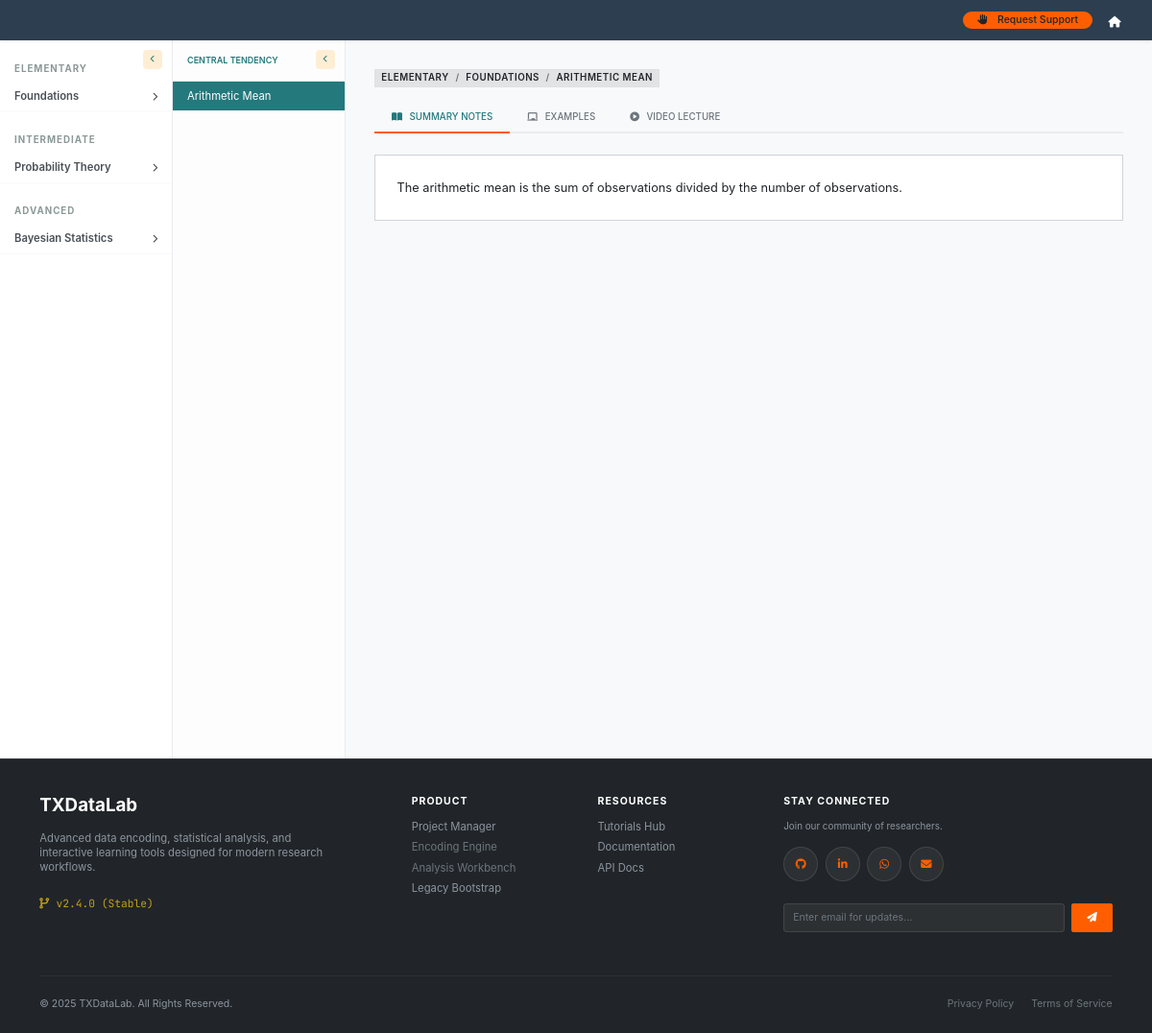
The app's page /tutorials/lesson/1, older data.
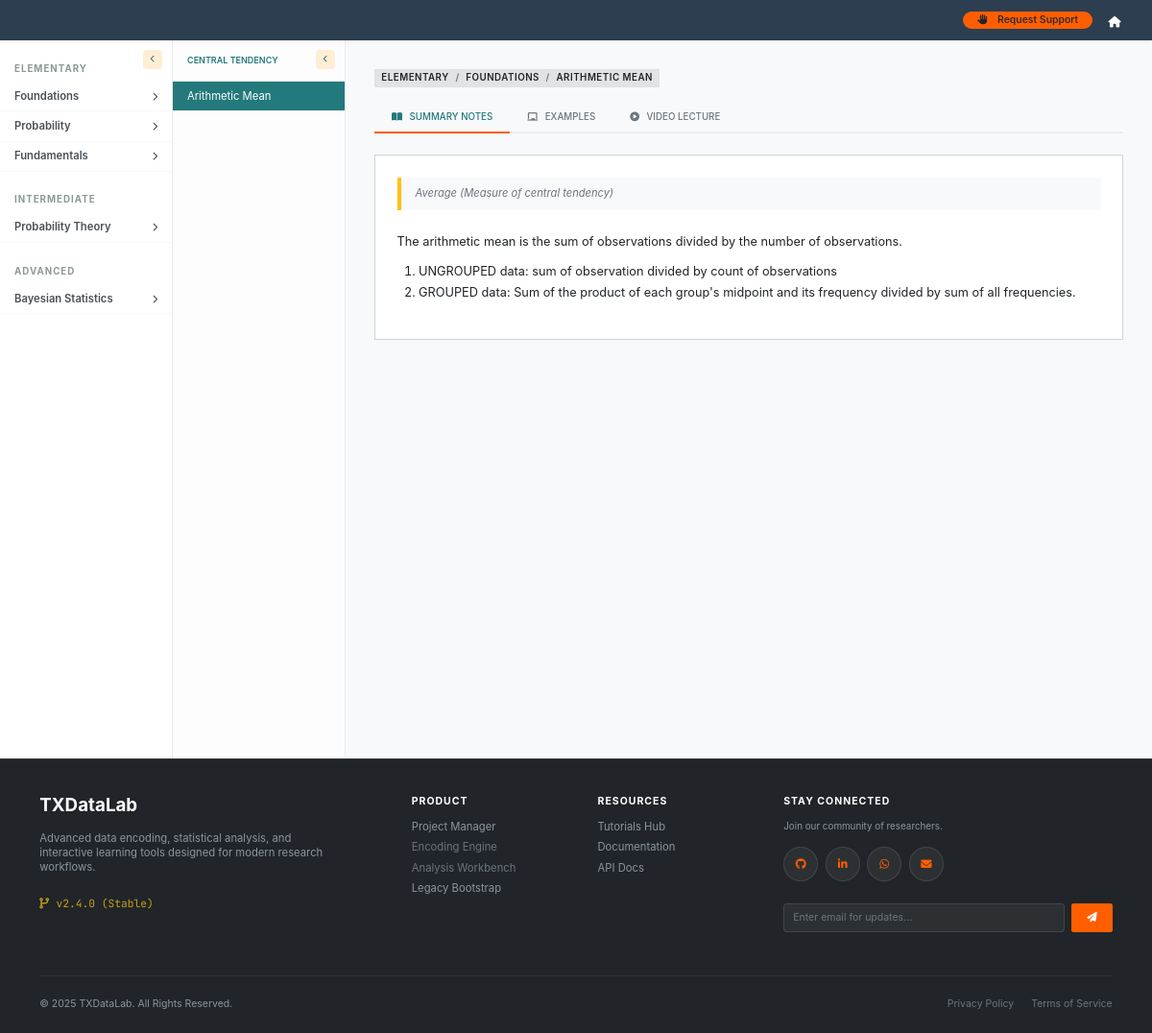
The same page, newer data.
### app/app_database/tutorials_models.py (models this page shows, shortened)
class TutorialLevel(db.Model):
    __tablename__ = "tutorial_levels"
    id = db.Column(db.Integer, primary_key=True)
    title = db.Column(db.String(120), nullable=False, unique=True)
    description = db.Column(db.Text)
    sections = db.relationship(
        "TutorialSection",
        back_populates="level",
        cascade="all, delete-orphan",
        lazy="select"
    )

class TutorialSection(db.Model):
    __tablename__ = "tutorial_sections"
    id = db.Column(db.Integer, primary_key=True)
    level_id = db.Column(db.Integer, db.ForeignKey("tutorial_levels.id"), nullable=False)
    title = db.Column(db.String(200), nullable=False)
    description = db.Column(db.Text)
    level = db.relationship("TutorialLevel", back_populates="sections")
    topics = db.relationship(
        "TutorialTopic",
        back_populates="section",
        cascade="all, delete-orphan",
        lazy="select"
    )

class TutorialTopic(db.Model):
    __tablename__ = "tutorial_topics"
    id = db.Column(db.Integer, primary_key=True)
    section_id = db.Column(db.Integer, db.ForeignKey("tutorial_sections.id"), nullable=False)
    title = db.Column(db.String(200), nullable=False)
    description = db.Column(db.Text)
    section = db.relationship("TutorialSection", back_populates="topics")
    subtopics = db.relationship(
        "TutorialSubtopic",
        back_populates="topic",
        cascade="all, delete-orphan",
        lazy="select"
    )

class TutorialSubtopic(db.Model):
    __tablename__ = "tutorial_subtopics"
    id = db.Column(db.Integer, primary_key=True)
    topic_id = db.Column(db.Integer, db.ForeignKey("tutorial_topics.id"), nullable=False)
    title = db.Column(db.String(200), nullable=False)
    short_description = db.Column(db.Text)
    definition_text = db.Column(db.Text)         # Supports MathText, LaTeX, plain text
    video_url = db.Column(db.String(300))        # External video link or embed URL
    examples = db.Column(JSON, default=dict)
    created_at = db.Column(db.DateTime, default=datetime.utcnow)
    topic = db.relationship("TutorialTopic", back_populates="subtopics")

### app/app_tutorials/tutorials.py (the view)
@tutorials_bp.route('/lesson/<int:subtopic_id>')
def view(subtopic_id):
    levels = TutorialLevel.query.order_by(TutorialLevel.id).all()
    subtopic = TutorialSubtopic.query.get_or_404(subtopic_id)
    return render_template('tutorials/view_tutorials.html',
                           levels=levels,
                           active_subtopic=subtopic)

### app/app_tutorials/templates/tutorials/view_tutorials.html (shortened to what this page needs)
{% extends "tutorials/base_tutorials.html" %}
{% block tutorial_content %}
{% if active_subtopic %}
    <div class="d-flex justify-content-between align-items-center mb-2">
        <div>
            <span class="badge bg-secondary-subtle text-dark border rounded-0 mb-2"
                  style="font-weight: 600; font-size: 0.65rem; text-transform: uppercase; letter-spacing: 0.5px;">
                {{ active_subtopic.topic.section.level.title }}
                <span class="text-muted mx-1">/</span>
                {{ active_subtopic.topic.section.title }}
                 <span class="text-muted mx-1">/</span>
                {{ active_subtopic.title }}
            </span>
        </div>
    </div>
    <ul class="nav nav-tabs tutorial-tabs" id="tutorialTabs" role="tablist">
        <li class="nav-item" role="presentation">
            <button class="nav-link active" id="notes-tab" data-bs-toggle="tab" data-bs-target="#notes" type="button" role="tab">
                <i class="fas fa-book-open"></i>Summary Notes
            </button>
        </li>
        <li class="nav-item" role="presentation">
            <button class="nav-link" id="blackboard-tab" data-bs-toggle="tab" data-bs-target="#blackboard" type="button" role="tab">
                <i class="fas fa-chalkboard"></i>Examples
            </button>
        </li>
        <li class="nav-item" role="presentation">
            <button class="nav-link" id="video-tab" data-bs-toggle="tab" data-bs-target="#video" type="button" role="tab">
                <i class="fas fa-play-circle"></i>Video Lecture
            </button>
        </li>
    </ul>
    <div class="tab-content" id="tutorialTabsContent">
        <div class="tab-pane fade show active" id="notes" role="tabpanel">
            <div class="row">
                <div class="col-lg-12">
                    <div class="content-box tex2jax_process">
                        {% if active_subtopic.short_description %}
                            <div class="alert bg-light border-0 border-start border-4 border-warning rounded-0 py-2 mb-4">
                                <p class="mb-0 text-muted small fst-italic">{{ active_subtopic.short_description }}</p>
                            </div>
                        {% endif %}
                        <div class="table-responsive">
                            {{ active_subtopic.definition_text | safe }}
                        </div>
                    </div>
                </div>
            </div>
        </div>
{% endif %}
{% endblock %}

### app/app_tutorials/templates/tutorials/base_tutorials.html (shortened to what this page needs)
{% extends "layout.html" %}
{% block content %}
<div class="tutorial-container">
    <div id="sidebar-curr" class="sidebar-curriculum">
        <button class="toggle-btn" onclick="toggleSidebar('curr')" title="Collapse Sidebar">
            <i class="fas fa-chevron-left"></i>
        </button>
        {% for level in levels %}
            <div class="level-header">{{ level.title }}</div>
            {% for section in level.sections %}
                {% set current_topic_id = active_topic.id if active_topic else (active_subtopic.topic.id if active_subtopic else -1) %}
                {% set is_section_active = False %}
                {% for t in section.topics %}
                    {% if t.id == current_topic_id %}{% set is_section_active = True %}{% endif %}
                {% endfor %}
                <div class="section-toggler {% if is_section_active %}active{% endif %}"
                     onclick="toggleSection('sec-{{ section.id }}', this)">
                    <span>{{ section.title }}</span>
                    <i class="fas fa-chevron-right {% if is_section_active %}fa-rotate-90{% endif %}" style="font-size: 0.6rem;"></i>
                </div>
            {% endfor %}
        {% endfor %}
    </div>
    {% if active_topic or active_subtopic %}
        {% set current_topic = active_topic if active_topic else active_subtopic.topic %}
        <div id="sidebar-sub" class="sidebar-subtopic">
            <button class="toggle-btn" onclick="toggleSidebar('sub')" title="Collapse Lessons">
                <i class="fas fa-chevron-left"></i>
            </button>
            <div class="subtopic-header">
                {{ current_topic.title }}
            </div>
            {% for sub in current_topic.subtopics %}
                <a href="{{ url_for('tutorials.view', subtopic_id=sub.id) }}"
                   class="subtopic-link {% if active_subtopic and active_subtopic.id == sub.id %}active{% endif %}">
                    {{ sub.title }}
                </a>
            {% endfor %}
        </div>
    {% endif %}
    <div class="main-content-area">
        {% if active_topic or active_subtopic %}
            {% block tutorial_content %}{% endblock %}
        {% endif %}
    </div>
</div>
{% endblock %}

### app/templates/layout.html (shortened to what this page needs)
<!doctype html>
<html lang="en">
<head>
    <link rel="stylesheet" href="https://cdnjs.cloudflare.com/ajax/libs/font-awesome/6.5.1/css/all.min.css" />
    <link href="https://cdn.jsdelivr.net/npm/bootstrap-icons@1.11.3/font/bootstrap-icons.css" rel="stylesheet">
    <link href="https://cdn.jsdelivr.net/npm/bootstrap@5.3.2/dist/css/bootstrap.min.css" rel="stylesheet">
    <link rel="stylesheet" href="{{ url_for('static', filename='css/bootstrap.min.css') }}">
    <link rel="stylesheet" href="{{ url_for('static', filename='css/bootstrap-icons.css') }}">
    <link rel="stylesheet" href="{{ url_for('static', filename='css/style.css') }}">
</head>
<body>
    <nav class="navbar navbar-expand-md navbar-dark navbar-custom fixed-top " >
        <div class="container-fluid">
            <div class="collapse navbar-collapse" id="navbarNav">
                <ul class="navbar-nav ms-auto">
                    <li class="nav-item me-2">
                        <a class="btn btn-outline-light btn-sm px-3 rounded-5"
                        style="background: var(--fluidcore-orange); border: none; color: var(--fluidcore-white);"
                        href="{{ url_for('ops.support') }}"><i class="fas fa-hand-paper me-2"></i>
                            Request Support
                        </a>
                    </li>
                </ul>
                <ul class="navbar-nav ">
                    {% if current_user.is_authenticated %}
                        <li class="nav-item me-2">
                            <span class="nav-link text-white small">Hi, {{ current_user.username }}</span>
                        </li>
                        <li class="nav-item">
                            <a  href="{{ url_for('auth.logout') }}">
                                <i class="fas fa-door-open text-white pt-2"></i>
                            </a>
                        </li>
                    {% else %}
                        <li class="nav-item">
                            <a class="nav-link" href="{{ url_for('ops.index') }}">
                                <i class="fas fa-home text-white pt-2"></i>
                            </a>
                        </li>
                    {% endif %}
                </ul>
            </div>
        </div>
    </nav>
    <main >
        {% block content %}
        {% endblock %}
    </main>
    <footer class="footer-custom">
        <div class="container">
            <div class="row g-5">
                <div class="col-lg-4 col-md-12">
                    <a href="{{ url_for('file_mgt.list_projects') }}" class="text-white text-decoration-none h5 fw-bold mb-3 d-block">
                        TXDataLab
                    </a>
                    <p class="mb-4" style="max-width: 300px;">
                        Advanced data encoding, statistical analysis, and interactive learning tools designed for modern research workflows.
                    </p>
                    <div class="footer-brand-text">
                        <i class="fas fa-code-branch me-2"></i>v2.4.0 (Stable)
                    </div>
                </div>
                <div class="col-lg-2 col-6">
                    <div class="footer-heading">Product</div>
                    <ul class="footer-links">
                        <li><a href="{{ url_for('file_mgt.list_projects') }}">Project Manager</a></li>
                        {% if study %}
                            <li><a href="{{ url_for('encoding.definitions', study_id=study.id) }}">Encoding Engine</a></li>
                            <li><a href="{{ url_for('analysis.dashboard', study_id=study.id) }}">Analysis Workbench</a></li>
                        {% else %}
                            <li><span class="text-muted" style="cursor: not-allowed">Encoding Engine</span></li>
                            <li><span class="text-muted" style="cursor: not-allowed">Analysis Workbench</span></li>
                        {% endif %}
                        <li><a href="{{ url_for('ops.index') }}">Legacy Bootstrap</a></li>
                    </ul>
                </div>
                <div class="col-lg-2 col-6">
                    <div class="footer-heading">Resources</div>
                    <ul class="footer-links">
                        <li><a href="{{ url_for('tutorials.index') }}">Tutorials Hub</a></li>
                        <li><a href="{{ url_for('ops.documentation') }}">Documentation</a></li>
                        <li><a href="#">API Docs</a></li>
                    </ul>
                </div>
                <div class="col-lg-4 col-md-12">
                    <div class="footer-heading">Stay Connected</div>
                    <p class="small mb-3">Join our community of researchers.</p>
                    <div class="social-icons mb-4">
                        <a href="https://github.com/SNdungi/MBA_data_analysis" target="_blank" class="social-icon-btn" title="GitHub">
                            <i class="fab fa-github"></i>
                        </a>
                        <a href="https://www.linkedin.com/in/stephen-musyoka-3105141b3/" target="_blank" class="social-icon-btn" title="LinkedIn">
                            <i class="fab fa-linkedin-in"></i>
                        </a>
                        <a href="https://wa.me/254102965704" target="_blank" class="social-icon-btn" title="WhatsApp">
                            <i class="fab fa-whatsapp"></i>
                        </a>
                        <a href="#" class="social-icon-btn" title="Email">
                            <i class="fas fa-envelope"></i>
                        </a>
                    </div>
                    <form action="#" onsubmit="event.preventDefault();" class="d-flex gap-2">
                        <input type="email" class="form-control footer-input form-control-sm" placeholder="Enter email for updates...">
                        <button class="btn btn-primary btn-sm px-3" type="button">
                            <i class="fas fa-paper-plane"></i>
                        </button>
                    </form>
                </div>
            </div>
            <div class="footer-bottom">
                <div>
                    &copy; {{ now().year }} TXDataLab. All Rights Reserved.
                </div>
                <div class="d-none d-md-block">
                    <a href="#" class="text-muted text-decoration-none me-3 hover-white">Privacy Policy</a>
                    <a href="#" class="text-muted text-decoration-none hover-white">Terms of Service</a>
                </div>
            </div>
        </div>
    </footer>
</body>
</html>

Row changes from the older to the newer data that the page shows:
added TutorialSection: title "Probability", shown under TutorialLevel "ELEMENTARY"
added TutorialSection: title "Fundamentals", shown under TutorialLevel "ELEMENTARY"
changed TutorialSubtopic "Arithmetic Mean": short_description (not shown) → "Average (Measure of central tendency)"; definition_text "The arithmetic mean is the sum of observations divided by the number of observations." → "…the number of observations. UNGROUPED data: sum of observation divided by count of observations GROUPED data: Sum of the product of each group's midpoint and its frequency divided by sum of all frequencies."
